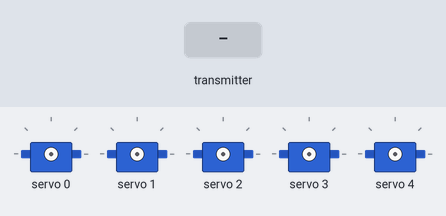
The sketch below on a simulated ESP8266 (NodeMCU). Parts: 5 × servo. Inputs (shaded band) come from the test bench.

Above: at 1.2 s.
1.3 s: the transmitter starts sending angle = 0
2.8 s: the transmitter starts sending angle = 45
At 3.5 s:
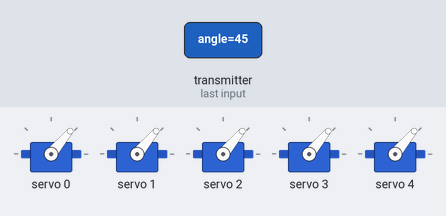
4.3 s: the transmitter starts sending angle = 90
At 4.6 s:
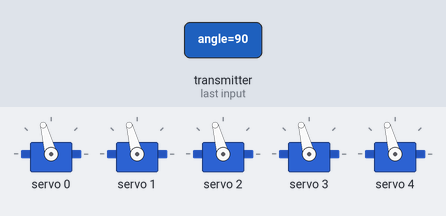
5.8 s: the transmitter starts sending angle = 180
At 7.0 s:
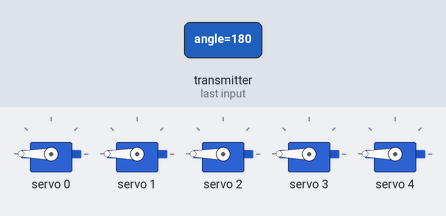
Timing chart, 0 to 8.3 s (numbered marks = the images above; inputs shaded):
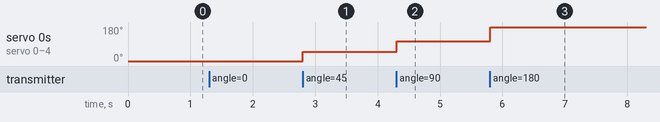

Measured:
- after the input at 2.8 s, servo 0–4: 0° → 50° at once
- after the input at 4.3 s, servo 0–4: 50° → 105° at once
- after the input at 5.8 s, servo 0–4: 105° → 180° at once

The sketch:

mcu.ino
```cpp
#include <ESP8266WiFi.h>
#include <espnow.h>
#include <Wire.h>
#include <Adafruit_PWMServoDriver.h>

Adafruit_PWMServoDriver pca(0x40);

#define SERVOMIN 102
#define SERVOMAX 512

typedef struct {
  int angle;
} DataPacket;

DataPacket data;

int currentPulse = 0;

void onReceive(uint8_t *mac, uint8_t *incomingData, uint8_t len) {
  memcpy(&data, incomingData, sizeof(data));

  int targetPulse = map(data.angle, 0, 160, SERVOMIN, SERVOMAX);

  // FAST SMOOTHING (no delay)
  currentPulse = targetPulse;

  for (int i = 0; i < 5; i++) {
    pca.setPWM(i, 0, currentPulse);
  }
}

void setup() {
  Serial.begin(115200);

  Wire.begin(D2, D1);
  pca.begin();
  pca.setPWMFreq(50);

  WiFi.mode(WIFI_STA);

  esp_now_init();

  esp_now_set_self_role(ESP_NOW_ROLE_SLAVE);
  esp_now_register_recv_cb(onReceive);
}

void loop() {
  // nothing here → ultra fast interrupt-based update
}
```
